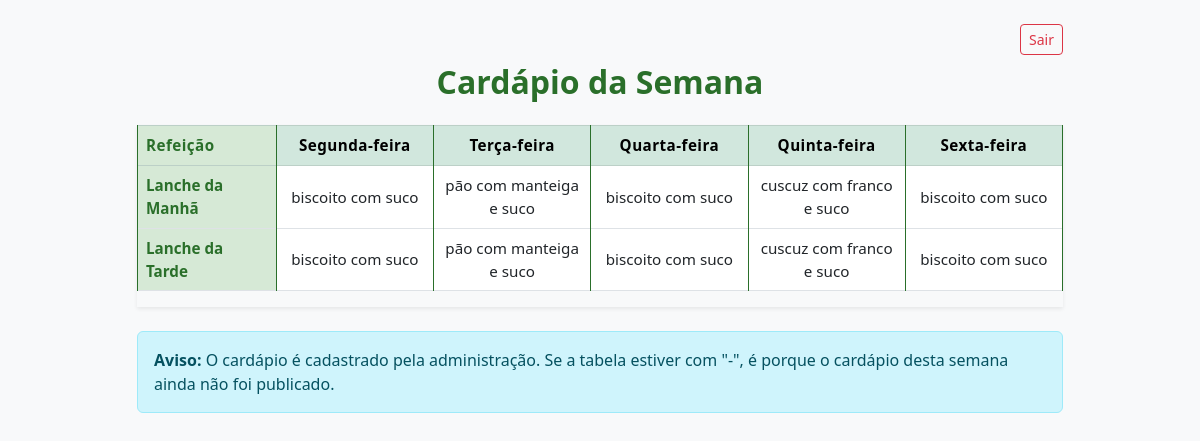
The app's page /cardapio/ (signed in) with its own data.
### core/models.py (models this page shows, shortened)
class CardapioSemanal(models.Model):
    semana = models.CharField(max_length=20)
    manha_segunda = models.CharField(max_length=100)
    manha_terca = models.CharField(max_length=100)
    manha_quarta = models.CharField(max_length=100)
    manha_quinta = models.CharField(max_length=100)
    manha_sexta = models.CharField(max_length=100)
    tarde_segunda = models.CharField(max_length=100)
    tarde_terca = models.CharField(max_length=100)
    tarde_quarta = models.CharField(max_length=100)
    tarde_quinta = models.CharField(max_length=100)
    tarde_sexta = models.CharField(max_length=100)

### core/views.py (the view)
# urls.py: path('cardapio/', views.cardapio_semana, name='cardapio_semana'),
@login_required(login_url='index') # Protege a página, se não logar volta para 'index'
def cardapio_semana(request):
    cardapio, created = CardapioSemanal.objects.get_or_create(id=1)
    context = {
        'cardapio': cardapio
    }
    return render(request, 'core/cardapio_semana.html', context)

### core/templates/core/cardapio_semana.html (shortened to what this page needs)
{% extends 'base.html' %}
{% load static %}
{% block content %}
<div class="container mt-4">
    <div class="row">
        <div class="col-md-10 mx-auto">
            <div class="text-end mb-2">
                <a href="{% url 'logout' %}" class="btn btn-outline-danger btn-sm">Sair</a>
            </div>
            <h2 class="mb-4 text-center">Cardápio da Semana</h2>
            <div class="table-responsive shadow-sm">
                <table class="table table-bordered text-center align-middle">
                    <thead class="table-success">
                        <tr>
                            <th style="width: 15%;">Refeição</th>
                            <th style="width: 17%;">Segunda-feira</th>
                            <th style="width: 17%;">Terça-feira</th>
                            <th style="width: 17%;">Quarta-feira</th>
                            <th style="width: 17%;">Quinta-feira</th>
                            <th style="width: 17%;">Sexta-feira</th>
                        </tr>
                    </thead>
                    <tbody>
                        <tr>
                            <td><strong>Lanche da Manhã</strong></td>
                            <td>{{ cardapio.manha_segunda|default:"-" }}</td>
                            <td>{{ cardapio.manha_terca|default:"-" }}</td>
                            <td>{{ cardapio.manha_quarta|default:"-" }}</td>
                            <td>{{ cardapio.manha_quinta|default:"-" }}</td>
                            <td>{{ cardapio.manha_sexta|default:"-" }}</td>
                        </tr>
                        <tr>
                            <td><strong>Lanche da Tarde</strong></td>
                            <td>{{ cardapio.tarde_segunda|default:"-" }}</td>
                            <td>{{ cardapio.tarde_terca|default:"-" }}</td>
                            <td>{{ cardapio.tarde_quarta|default:"-" }}</td>
                            <td>{{ cardapio.tarde_quinta|default:"-" }}</td>
                            <td>{{ cardapio.tarde_sexta|default:"-" }}</td>
                        </tr>
                    </tbody>
                </table>
            </div>
            <div class="alert alert-info mt-4">
                <strong>Aviso:</strong> O cardápio é cadastrado pela administração.
                Se a tabela estiver com "-", é porque o cardápio desta semana ainda não foi publicado.
            </div>
        </div>
    </div>
</div>
{% endblock %}

### core/templates/base.html (shortened to what this page needs)
{% load static %}
<!DOCTYPE html>
<html lang="pt-br">
<head>
  <link href="https://cdn.jsdelivr.net/npm/bootstrap@5.3.0/dist/css/bootstrap.min.css" rel="stylesheet" />
  <link href="{% static 'css/style.css' %}" rel="stylesheet" />
</head>
<body class="dashboard-layout">
  {% block content %}{% endblock %}
</body>
</html>

### static/css/style.css (style rules this page uses)
body { font-family: 'Segoe UI', Tahoma, Geneva, Verdana, sans-serif; background-color: #f0f5f0; color: #1b3b1b; margin: 0; padding: 20px 30px; }
h2 { color: #2a6f2a; text-align: center; margin-bottom: 1.2rem; font-weight: 600; }
table { border-collapse: collapse; width: 100%; table-layout: fixed; font-size: 0.95rem; color: #1b3b1b; }
th, td { border: 1px solid #2a6f2a; padding: 14px 12px; text-align: center; vertical-align: middle; word-break: break-word; line-height: 1.5; background-color: transparent; color: inherit; }
thead th { background-color: #2a6f2a; color: #fff; font-weight: 700; user-select: none; letter-spacing: 0.03em; }
thead th:first-child, tbody td:first-child { text-align: left; width: 160px; font-weight: 700; background-color: #d6e9d6; color: #2a6f2a; }
tbody tr:nth-child(odd) { background-color: #f9fbf9; }
body.dashboard-layout { min-height: 100vh; display: flex; margin: 0; padding: 0; background: #f8f9fa; }

### records on screen
CardapioSemanal: manha_segunda "biscoito com suco", manha_terca "pão com manteiga e suco", manha_quarta "biscoito com suco", manha_quinta "cuscuz com franco e suco", manha_sexta "biscoito com suco", tarde_segunda "biscoito com suco", tarde_terca "pão com manteiga e suco", tarde_quarta "biscoito com suco", tarde_quinta "cuscuz com franco e suco", tarde_sexta "biscoito com suco"
